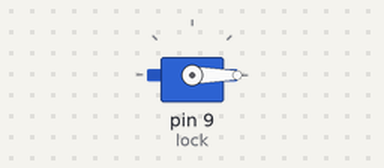
This sketch was run on a simulated Arduino Uno, built with avr-gcc and run on an emulated ATmega328P. Shown: servo. What the sketch prints to the serial monitor is not drawn.

Above: at 0.1 s.
At 1.6 s:
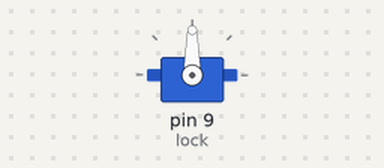
Timing chart, 0 to 3.1 s (numbered marks = the images above):
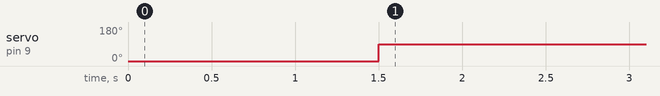

Measured:
- by itself, servo on pin 9 (lock): 0° → 90° at 1.5 s

The sketch:

Program_Servo.ino
```cpp
/*----------------------------------------*/
/*Programmer : Corentin Dupont            */
/*Management of servo motor               */
/*Last modification : april 21 2020       */
/*----------------------------------------*/

/*--------------Librairies----------------*/
#include <Servo.h> //Servomotor
/*----------------------------------------*/

/*---------------Objects------------------*/
Servo lock;
/*----------------------------------------*/

/*--------------Variables-----------------*/
int a = 1; // test variable for detection if = 1 there is someone known
/*----------------------------------------*/

/*--------------Loop setup----------------*/
void setup()
{
  Serial.begin(9600);
  lock.attach(9);   // Attach the servomotor to pin D9
  init_servo();
}
/*----------------------------------------*/

/*--------------Main loop----------------*/
void loop()
{
  management_door();
}
/*----------------------------------------*/

/*----servo motor initialization----*/
void init_servo(void)
{
  Serial.println("Initialisation");
  lock.write(0);
  delay(1500);
}
/*----------------------------------------*/

/*--------------management_door loop----------------*/
void management_door(void)
{
  if (a == 1)
  {
    Serial.println("Door open");
    lock.write(90);
  }
  else
  {
    Serial.println("Door close");
    lock.write(0);
  }
}
```
